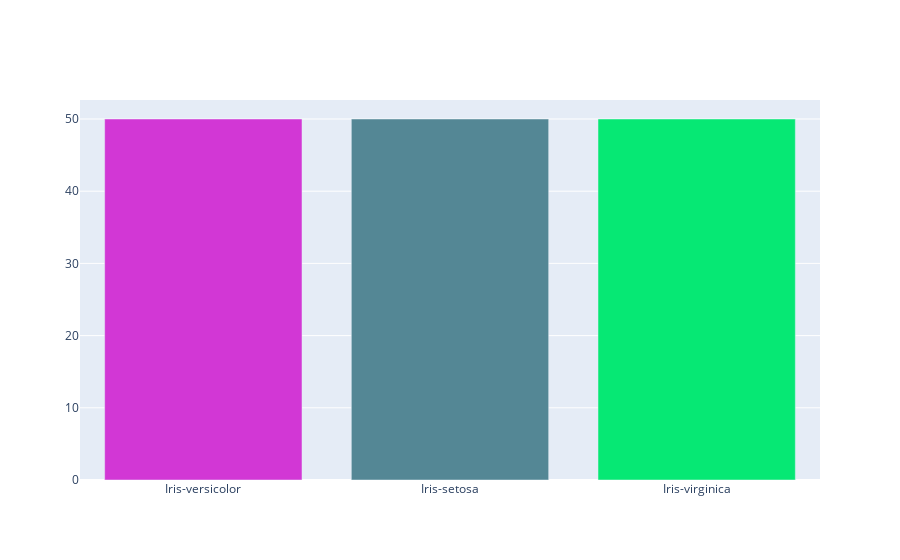

Notebook cell for this chart:
### Code cell
species_count = df['Species'].value_counts()
data = [go.Bar(
    x = species_count.index,
    y = species_count.values,
    marker = dict(color = random_colors(3))
)]
py.iplot(data)

### Figure 1 — Plotly figure (JSON) as saved in the notebook; plotly's stock layout.template omitted (floating-point values rounded to 4 significant figures)
{"data": [{"marker": {"color": ["#D237D5", "#548795", "#06E874"]}, "type": "bar", "x": ["Iris-versicolor", "Iris-setosa", "Iris-virginica"], "y": [50, 50, 50]}], "layout": {}}
